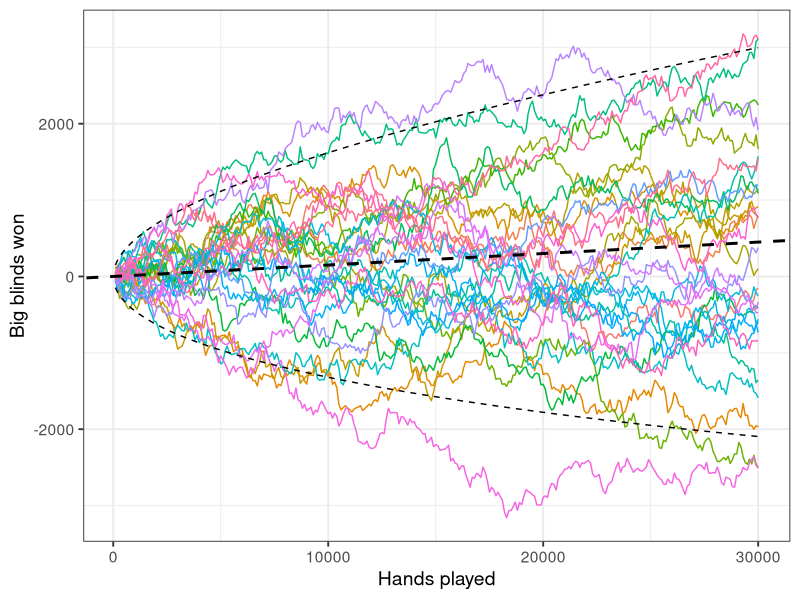

Generate this figure with R: (Note: this script raises an error after producing the figure.)
## ---- chunk 1
knitr::opts_chunk$set(include = TRUE, echo = TRUE, message = FALSE, warning = FALSE)
## ---- chunk 2
library(tidyverse)
library(gganimate)
library(transformr)
## ---- chunk 3
variance_simulator <- function(hands, winrate, SD, players) {
  
  simulations = data.frame(nrow = 0)
  cumEV = cumsum(rep(winrate, hands))
  cumSD = sqrt(cumsum(rep(SD^2, hands))) #first convert to variance, then convert the sum back to SD
  lower <- qnorm(0.025, cumEV, cumSD)
  upper <- qnorm(0.975, cumEV, cumSD)
  confidence <- data.frame(cbind(lower, upper))
  confidence$ID <- seq.int(nrow(confidence))
  
  for (i in 1:players) {
    test <- rnorm(hands, mean=winrate, sd=SD)
    test <- data.frame(run = test)
    names(test)[1] <- paste("Player ",i,sep="")
    simulations <- cbind(cumsum(test), simulations)
    simulations$nrow <- NULL
    
  }
  
  simulations$ID <- seq.int(nrow(simulations))
  simulations.long <- simulations %>% 
    gather(key, value, -ID) %>%
    dplyr::mutate(profit = factor(ifelse(value > cumEV, 1, 0)))
  
  plot <- ggplot(data=simulations.long, aes(ID, value, group=key)) + #group here required for complex animation
    geom_line(aes(colour = key)) +
    geom_line(data = confidence, aes(x = ID, y = lower), linetype="dashed", color="black", size=0.5, inherit.aes=F) +
    geom_line(data = confidence, aes(x = ID, y = upper), linetype="dashed", color="black", size=0.5, inherit.aes=F) +
    geom_abline(intercept = 0, slope = winrate, linetype="dashed", size=1) +
    xlab("Hands played") + ylab("Big blinds won") +
    scale_x_continuous(labels=function(x)x*100) +
    theme_bw(base_size=14) +
    guides(color="none")
  
  return(plot)
}

variance_simulator(300, 1.5, 75, 30)
## ---- chunk 4
animation <- variance_simulator(500, 1.5, 75, 3) + 
  geom_segment(aes(xend = 530, yend = value), linetype = 2, colour = 'grey') + 
  geom_point(size=2) +
  geom_text(aes(x = 500, label = key, color=profit), hjust = 0) +
  #geom_text(aes(x = 500, label = round(value, -2), color=profit), vjust = -0.30, hjust = 0) +
  scale_color_manual(values=c("red", "darkgreen", "salmon", "lightblue", "purple")) +
  transition_reveal(ID) +
  coord_cartesian(clip = 'off')

animate(animation, duration = 25, fps = 10)
